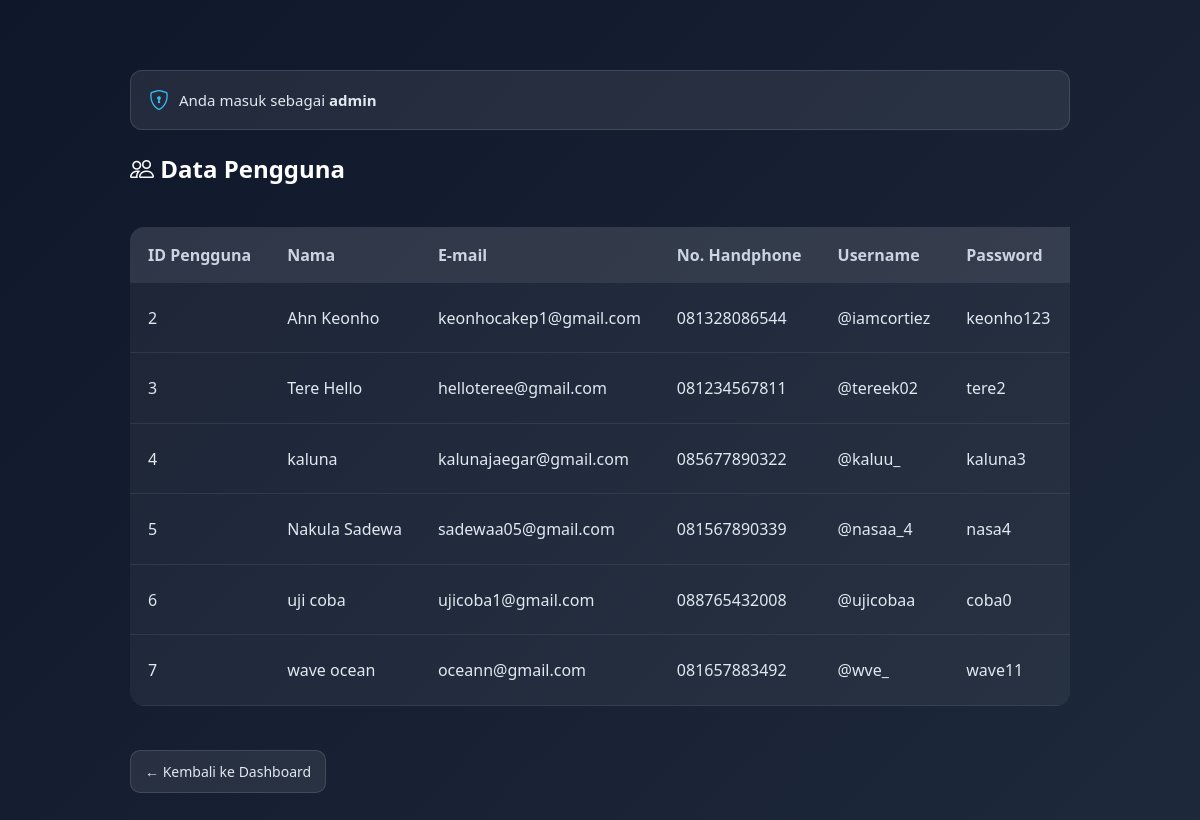
The app's page /admin/tampil_users.php (signed in) with its own data.
### tables this page shows
CREATE TABLE `users` (
  `id_user` int(11) NOT NULL,
  `username` varchar(50) DEFAULT NULL,
  `password` varchar(50) DEFAULT NULL,
  `email` varchar(50) DEFAULT NULL,
  `nama` varchar(50) NOT NULL,
  `no_hp` varchar(20) NOT NULL
);

### admin/tampil_users.php (the view, shortened to what this page needs)
<!DOCTYPE html>
<html lang="en">
<head>
    <link href="https://cdn.jsdelivr.net/npm/bootstrap@5.3.8/dist/css/bootstrap.min.css" rel="stylesheet">
    <link rel="stylesheet" href="https://cdn.jsdelivr.net/npm/bootstrap-icons@1.10.5/font/bootstrap-icons.css">
    <link rel="stylesheet" href="../css/styleAdmin.css">
</head>
<body class="tampil-data">
<div class="container-box">
    <div class="admin-info">
        <i class="bi bi-shield-lock"></i>
        <span>Anda masuk sebagai <b><?= $_SESSION['admin_username']; ?></b></span>
    </div>
    <div class="topbar">
        <h1><i class="bi bi-people"></i> Data Pengguna</h1>
    </div>
     <div class="table-wrapper">
    <table>
        <thead>
        <tr>
            <th>ID Pengguna</th>
            <th>Nama</th>
            <th>E-mail</th>
            <th>No. Handphone</th>
            <th>Username</th>
            <th>Password</th>
        </tr>
        </thead>
        <tbody>
        <?php
        include '../proses/koneksi.php';
        $query = mysqli_query($konek,"SELECT * FROM users");
        while($data=mysqli_fetch_array($query)){
        ?>
        <tr>
            <td><?php echo $data['id_user']?></td>
            <td><?php echo $data['nama']?></td>
            <td><?php echo $data['email']?></td>
            <td><?php echo $data['no_hp']?></td>
            <td><?php echo "@" . $data['username']?></td>
            <td><?php echo $data['password']?></td>
        </tr>
        <?php } ?>
        </tbody>
    </table>
    </div>
    <br>
    <div class="bottom-bar">
    <a href="dashboard.php" class="btn-back">
        ← Kembali ke Dashboard
    </a>
</div>
</body>
</html>

### css/styleAdmin.css (style rules this page uses)
* { margin: 0; padding: 0; box-sizing: border-box; font-family: 'Segoe UI', sans-serif; }
.container-box { padding: 40px; }
.tampil-data { margin: 0; font-family: 'Segoe UI', sans-serif; background: linear-gradient(135deg, #0f172a, #1e293b); color: white; }
.container-box { max-width: 1000px; min-height: 88vh; width: 100%; margin: 40px auto; padding: 30px; overflow-x: auto; }
.admin-info { display: flex; align-items: center; gap: 10px; background: rgba(255,255,255,0.08); border: 1px solid rgba(255,255,255,0.12); padding: 14px 18px; border-radius: 12px; margin-bottom: 25px; color: #e2e8f0; font-size: 15px; }
.admin-info i { color: #38bdf8; font-size: 20px; }
.topbar { display: flex; justify-content: space-between; align-items: center; margin-bottom: 20px; }
.topbar h1 { font-size: 24px; font-weight: 700; }
.table-wrapper { width: 100%; max-height: 65vh; overflow: auto; border-radius: 14px; }
table { width: 100%; border-collapse: collapse; border-radius: 14px; margin-top: 15px; min-width: 800px; overflow: hidden; background: rgba(255,255,255,0.05); }
thead { background: rgba(255,255,255,0.08); }
th, td { padding: 16px 18px; text-align: left; }
th { color: #cbd5e1; font-size: 16px; white-space: nowrap; }
td { color: #e2e8f0; white-space: nowrap; }
tbody { background: transparent; }
tbody tr { border-bottom: 1px solid rgba(255,255,255,0.08); transition: 0.2s; }
.bottom-bar { margin-top: 20px; display: flex; justify-content: flex-start; }
.btn-back { display: inline-block; padding: 10px 14px; border-radius: 10px; background: rgba(255,255,255,0.08); color: #e2e8f0; text-decoration: none; font-size: 14px; border: 1px solid rgba(255,255,255,0.12); transition: 0.2s; }

### records on screen
users: id_user "2", nama "Ahn Keonho", email "keonhocakep1@gmail.com", no_hp "081328086544", username "iamcortiez", password "keonho123"
users: id_user "3", nama "Tere Hello", email "helloteree@gmail.com", no_hp "081234567811", username "tereek02", password "tere2"
users: id_user "4", nama "kaluna", email "kalunajaegar@gmail.com", no_hp "085677890322", username "kaluu_", password "kaluna3"
users: id_user "5", nama "Nakula Sadewa", email "sadewaa05@gmail.com", no_hp "081567890339", username "nasaa_4", password "nasa4"
users: id_user "6", nama "uji coba", email "ujicoba1@gmail.com", no_hp "088765432008", username "ujicobaa", password "coba0"
users: id_user "7", nama "wave ocean", email "oceann@gmail.com", no_hp "081657883492", username "wve_", password "wave11"

### other values on screen
$_SESSION['admin_username'] "admin"
